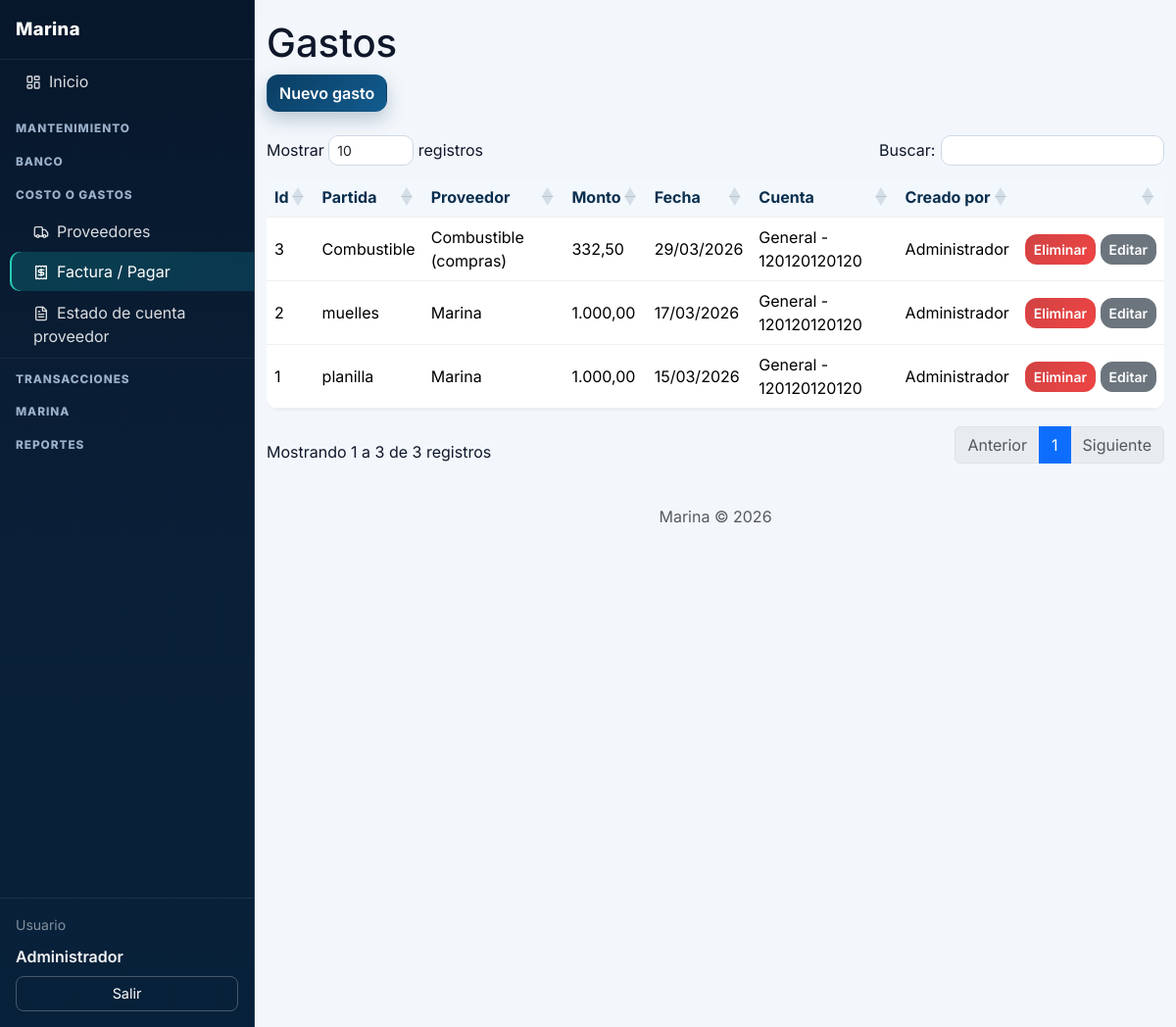
The app's page /index.php?p=gastos (signed in) with its own data.
### tables this page shows
CREATE TABLE gastos (
  id INT UNSIGNED AUTO_INCREMENT PRIMARY KEY,
  partida_id INT UNSIGNED NOT NULL,
  proveedor_id INT UNSIGNED NOT NULL,
  cuenta_id INT UNSIGNED NULL COMMENT 'Cuenta de la marina de donde sale el pago',
  forma_pago_id INT UNSIGNED NULL,
  monto DECIMAL(12,2) NOT NULL,
  fecha_gasto DATE NOT NULL,
  referencia VARCHAR(100) NULL,
  observaciones TEXT NULL,
  created_at DATETIME NOT NULL DEFAULT CURRENT_TIMESTAMP,
  updated_at DATETIME NOT NULL DEFAULT CURRENT_TIMESTAMP ON UPDATE CURRENT_TIMESTAMP,
  created_by INT UNSIGNED NULL,
  updated_by INT UNSIGNED NULL,
  FOREIGN KEY (partida_id) REFERENCES partidas(id) ON DELETE RESTRICT,
  FOREIGN KEY (proveedor_id) REFERENCES proveedores(id) ON DELETE RESTRICT,
  FOREIGN KEY (cuenta_id) REFERENCES cuentas(id) ON DELETE SET NULL,
  FOREIGN KEY (forma_pago_id) REFERENCES formas_pago(id) ON DELETE SET NULL,
  FOREIGN KEY (created_by) REFERENCES usuarios(id),
  FOREIGN KEY (updated_by) REFERENCES usuarios(id)
);

CREATE TABLE partidas (
  id INT UNSIGNED AUTO_INCREMENT PRIMARY KEY,
  parent_id INT UNSIGNED NULL,
  nombre VARCHAR(150) NOT NULL,
  created_at DATETIME NOT NULL DEFAULT CURRENT_TIMESTAMP,
  updated_at DATETIME NOT NULL DEFAULT CURRENT_TIMESTAMP ON UPDATE CURRENT_TIMESTAMP,
  created_by INT UNSIGNED NULL,
  updated_by INT UNSIGNED NULL,
  FOREIGN KEY (parent_id) REFERENCES partidas(id) ON DELETE RESTRICT,
  FOREIGN KEY (created_by) REFERENCES usuarios(id),
  FOREIGN KEY (updated_by) REFERENCES usuarios(id)
);

CREATE TABLE proveedores (
  id INT UNSIGNED AUTO_INCREMENT PRIMARY KEY,
  nombre VARCHAR(150) NOT NULL,
  documento VARCHAR(50) NULL,
  telefono VARCHAR(50) NULL,
  email VARCHAR(100) NULL,
  direccion TEXT NULL,
  created_at DATETIME NOT NULL DEFAULT CURRENT_TIMESTAMP,
  updated_at DATETIME NOT NULL DEFAULT CURRENT_TIMESTAMP ON UPDATE CURRENT_TIMESTAMP,
  created_by INT UNSIGNED NULL,
  updated_by INT UNSIGNED NULL,
  FOREIGN KEY (created_by) REFERENCES usuarios(id),
  FOREIGN KEY (updated_by) REFERENCES usuarios(id)
);

CREATE TABLE usuarios (
  id INT UNSIGNED AUTO_INCREMENT PRIMARY KEY,
  nombre VARCHAR(100) NOT NULL,
  email VARCHAR(100) NOT NULL UNIQUE,
  password_hash VARCHAR(255) NOT NULL,
  rol VARCHAR(50) NOT NULL DEFAULT 'admin',
  activo TINYINT(1) NOT NULL DEFAULT 1,
  created_at DATETIME NOT NULL DEFAULT CURRENT_TIMESTAMP,
  updated_at DATETIME NOT NULL DEFAULT CURRENT_TIMESTAMP ON UPDATE CURRENT_TIMESTAMP,
  created_by INT UNSIGNED NULL,
  updated_by INT UNSIGNED NULL,
  FOREIGN KEY (created_by) REFERENCES usuarios(id),
  FOREIGN KEY (updated_by) REFERENCES usuarios(id)
);

### index.php (called while the page is built, shortened)
<?php
require_once __DIR__ . '/config/database.php';
require_once __DIR__ . '/includes/funciones.php';
require_once __DIR__ . '/includes/auth.php';
$p = trim($_GET['p'] ?? 'dashboard');
$p = preg_replace('/[^a-z0-9_-]/', '', $p) ?: 'dashboard';
$pagina = __DIR__ . '/pages/' . $p . '.php';
require $pagina;

### config/database.php (called while the page is built, shortened)
<?php
$db = null;
function getDb(): PDO {
    global $db;
    if ($db === null) {
        $dsn = 'mysql:host=' . DB_HOST . ';dbname=' . DB_NAME . ';charset=' . DB_CHARSET;
        $db = new PDO($dsn, DB_USER, DB_PASS, [
            PDO::ATTR_ERRMODE => PDO::ERRMODE_EXCEPTION,
            PDO::ATTR_DEFAULT_FETCH_MODE => PDO::FETCH_ASSOC,
        ]);
    }
    return $db;
}

### includes/funciones.php (called while the page is built, shortened)
<?php
function e(string $s): string {
    return htmlspecialchars($s, ENT_QUOTES, 'UTF-8');
}
function fechaFormato(?string $fecha, string $formato = 'd/m/Y'): string {
    $t = strtotime($fecha);
    return $t ? date($formato, $t) : $fecha;
}
function dinero(float $n): string {
    return number_format($n, 2, ',', '.');
}
function marina_config_font_size_percent(PDO $pdo): int {
    try {
        $st = $pdo->prepare("SELECT valor FROM marina_config WHERE clave = 'font_size_percent' LIMIT 1");
        $st->execute();
        $v = $st->fetchColumn();
        if ($v !== false && $v !== null && $v !== '') {
            return max(80, min(125, (int) $v));
        }
    } catch (Throwable $e) {
    }
    return 100;
}

### includes/auth.php (called while the page is built, shortened)
<?php
function usuarioActual(): ?array {
    return $_SESSION['usuario'] ?? null;
}

### pages/gastos.php (the view, shortened to what this page needs)
<?php
$pdo = getDb();
?>
<?php require_once __DIR__ . '/../includes/layout.php'; ?>
<h1>Gastos</h1>
<div class="toolbar d-flex gap-2"><button type="button" class="btn btn-primary" id="btnNuevoGasto">Nuevo gasto</button></div>
<table>
    <thead><tr><th>Id</th><th>Partida</th><th>Proveedor</th><th>Monto</th><th>Fecha</th><th>Cuenta</th><th>Creado por</th><th></th></tr></thead>
    <tbody>
    <?php
    $st = $pdo->query("
        SELECT g.*, p.nombre AS partida_nombre, pr.nombre AS proveedor_nombre,
               CONCAT(b.nombre, ' - ', c.nombre) AS cuenta_nombre, u.nombre AS creado_por
        FROM gastos g
        JOIN partidas p ON g.partida_id = p.id
        JOIN proveedores pr ON g.proveedor_id = pr.id
        LEFT JOIN cuentas c ON g.cuenta_id = c.id
        LEFT JOIN bancos b ON c.banco_id = b.id
        LEFT JOIN usuarios u ON g.created_by = u.id
        ORDER BY g.fecha_gasto DESC, g.id DESC
    ");
    while ($r = $st->fetch()): ?>
        <tr>
            <td><?= (int)$r['id'] ?></td>
            <td><?= e($r['partida_nombre']) ?></td>
            <td><?= e($r['proveedor_nombre']) ?></td>
            <td><?= dinero($r['monto']) ?></td>
            <td><?= fechaFormato($r['fecha_gasto']) ?></td>
            <td><?= e($r['cuenta_nombre'] ?? '—') ?></td>
            <td><?= e($r['creado_por'] ?? '—') ?></td>
            <td class="acciones">
                <button type="button" class="btn btn-danger btn-sm btn-eliminar-gasto" data-id="<?= (int)$r['id'] ?>" data-nombre="<?= e($r['partida_nombre'] . ' - ' . dinero($r['monto'])) ?>">Eliminar</button>
                <button type="button" class="btn btn-secondary btn-sm btn-editar-gasto"
                    data-id="<?= (int)$r['id'] ?>"
                    data-partida-id="<?= (int)$r['partida_id'] ?>"
                    data-proveedor-id="<?= (int)$r['proveedor_id'] ?>"
                    data-cuenta-id="<?= (int)($r['cuenta_id'] ?? 0) ?>"
                    data-forma-pago-id="<?= (int)($r['forma_pago_id'] ?? 0) ?>"
                    data-monto="<?= e($r['monto']) ?>"
                    data-fecha-gasto="<?= e($r['fecha_gasto']) ?>"
                    data-referencia="<?= e($r['referencia'] ?? '') ?>"
                    data-observaciones="<?= e($r['observaciones'] ?? '') ?>">Editar</button>
            </td>
        </tr>
    <?php endwhile; ?>
    </tbody>
</table>
<?php require_once __DIR__ . '/../includes/footer.php'; ?>

### includes/layout.php (shortened to what this page needs)
<?php
$usuario = usuarioActual();
$p = trim($_GET['p'] ?? 'dashboard');
$p = preg_replace('/[^a-z0-9_-]/', '', $p) ?: 'dashboard';
$nombre_usuario = e($usuario['nombre'] ?? '');
$marinaFontSizePct = 100;
if (function_exists('getDb')) {
    try {
        $marinaFontSizePct = marina_config_font_size_percent(getDb());
    } catch (Throwable $e) {
        $marinaFontSizePct = 100;
    }
}
$seccionMantenimiento = in_array($p, ['usuarios', 'bancos', 'cuentas', 'configuracion'], true);
$seccionBanco = in_array($p, ['movimiento-bancario', 'reporte-estado-cuenta-bancarias', 'saldos-cuentas-bancarias'], true);
$seccionCostoGastos = in_array($p, ['proveedores', 'gastos', 'reporte-proveedores-estado-cuenta'], true);
$seccionTransacciones = in_array($p, ['formas-pago', 'partidas', 'reportes'], true);
$paginasCombustible = ['combustible-pedidos', 'combustible-despacho', 'combustible-ajuste', 'combustible-precios'];
$seccionMarina = in_array($p, array_merge(['clientes', 'muelles', 'slips', 'grupos', 'inmuebles', 'mapa-marina', 'mapa-grupos', 'contratos'], $paginasCombustible), true);
$seccionReportes = in_array($p, ['reporte-cuotas', 'reporte-ingresos', 'reporte-egresos', 'reporte-ingresos-egresos', 'reporte-marina-contratos', 'reporte-inmuebles-contratos', 'reporte-combustible'], true);
?>
<!DOCTYPE html>
<html lang='es' style='font-size: <?= (int) $marinaFontSizePct ?>%;'>
<head>
  <link href='https://cdn.jsdelivr.net/npm/bootstrap@5.3.3/dist/css/bootstrap.min.css' rel='stylesheet'>
  <link href='https://cdn.datatables.net/1.13.8/css/dataTables.bootstrap5.min.css' rel='stylesheet'>
  <link rel='stylesheet' href='<?= MARINA_URL ?>/assets/css/estilos.css'>
</head>
<body>
<div class='app-shell'>
  <aside class='sidebar d-none d-md-flex'>
    <div class='sidebar-brand'>
      <a class='sidebar-logo' href='<?= MARINA_URL ?>/index.php'>Marina</a>
    </div>
    <div class='sidebar-menu list-group list-group-flush'>
      <a class='list-group-item list-group-item-action <?= ($p === 'dashboard') ? 'active' : '' ?>' href='<?= MARINA_URL ?>/index.php'><i data-lucide='layout-dashboard' class='menu-ico'></i>Inicio</a>
      <div class="sidebar-accordion mt-2" id="sidebarAccordionDesktop">
        <button class="menu-section-toggle" type="button" data-bs-toggle="collapse" data-bs-target="#menuMantDesktop" aria-expanded="<?= $seccionMantenimiento ? 'true' : 'false' ?>">
          Mantenimiento
        </button>
        <button class="menu-section-toggle" type="button" data-bs-toggle="collapse" data-bs-target="#menuBancoDesktop" aria-expanded="<?= $seccionBanco ? 'true' : 'false' ?>">
          Banco
        </button>
        <button class="menu-section-toggle" type="button" data-bs-toggle="collapse" data-bs-target="#menuCostoDesktop" aria-expanded="<?= $seccionCostoGastos ? 'true' : 'false' ?>">
          Costo o Gastos
        </button>
        <div id="menuCostoDesktop" class="collapse <?= $seccionCostoGastos ? 'show' : '' ?>" data-bs-parent="#sidebarAccordionDesktop">
          <a class='list-group-item list-group-item-action <?= ($p === 'proveedores') ? 'active' : '' ?>' href='<?= MARINA_URL ?>/index.php?p=proveedores'><i data-lucide='truck' class='menu-ico'></i>Proveedores</a>
          <a class='list-group-item list-group-item-action <?= ($p === 'gastos') ? 'active' : '' ?>' href='<?= MARINA_URL ?>/index.php?p=gastos'><i data-lucide='receipt' class='menu-ico'></i>Factura / Pagar</a>
          <a class='list-group-item list-group-item-action <?= ($p === 'reporte-proveedores-estado-cuenta') ? 'active' : '' ?>' href='<?= MARINA_URL ?>/index.php?p=reporte-proveedores-estado-cuenta'><i data-lucide='file-text' class='menu-ico'></i>Estado de cuenta proveedor</a>
        </div>
        <button class="menu-section-toggle" type="button" data-bs-toggle="collapse" data-bs-target="#menuTransDesktop" aria-expanded="<?= $seccionTransacciones ? 'true' : 'false' ?>">
          Transacciones
        </button>
        <button class="menu-section-toggle" type="button" data-bs-toggle="collapse" data-bs-target="#menuMarinaDesktop" aria-expanded="<?= $seccionMarina ? 'true' : 'false' ?>">
          Marina
        </button>
        <button class="menu-section-toggle" type="button" data-bs-toggle="collapse" data-bs-target="#menuRepDesktop" aria-expanded="<?= $seccionReportes ? 'true' : 'false' ?>">
          Reportes
        </button>
      </div>
    </div>
    <div class='sidebar-footer'>
      <div class='small text-white-50'>Usuario</div>
      <div class='sidebar-user'><?= $nombre_usuario ?></div>
      <a class='sidebar-exit' href='<?= MARINA_URL ?>/index.php?p=logout'>Salir</a>
    </div>
  </aside>
  <div class='main-area'>
    <main class='content-main container-fluid py-3 py-md-4'>

### includes/footer.php (shortened to what this page needs)
</main>
<footer class='footer text-center text-muted py-3'>
  Marina &copy; <?= date('Y') ?>
</footer>
</body>
</html>

### assets/css/estilos.css (style rules this page uses)
body { font-family: system-ui, -apple-system, Segoe UI, Roboto, Arial, sans-serif; background: #f4f6f9; }
a { text-decoration: none; }
.app-shell { display: flex; min-height: 100vh; }
.sidebar { width: 260px; background: #0f172a; color: #fff; border-right: 1px solid rgba(255, 255, 255, 0.08); flex: 0 0 auto; height: 100vh; overflow-y: auto; display: flex; flex-direction: column; }
.sidebar .list-group-item { background: transparent !important; color: rgba(255, 255, 255, 0.85) !important; border-color: rgba(255, 255, 255, 0.08) !important; }
.sidebar .list-group-item.active, .sidebar .list-group-item.active:hover { background: #0d6efd !important; border-color: #0d6efd !important; color: #fff !important; }
.sidebar .list-group-flush .list-group-item { border-left: 0 !important; border-right: 0 !important; }
.sidebar-brand { padding: 1rem; border-bottom: 1px solid rgba(255, 255, 255, 0.08); }
.sidebar-logo { color: #fff; font-weight: 800; font-size: 1.15rem; }
.sidebar-user { color: rgba(255, 255, 255, 0.95); font-weight: 600; margin-top: .1rem; word-break: break-word; }
.sidebar-footer { padding: 1rem; margin-top: auto; border-top: 1px solid rgba(255, 255, 255, 0.08); display: flex; flex-direction: column; align-items: stretch; gap: .5rem; }
.sidebar-exit { display: block; color: #fff; padding: .4rem .6rem; border: 1px solid rgba(255, 255, 255, 0.25); border-radius: .5rem; font-size: .9rem; text-align: center; width: 100%; }
.menu-section-toggle { width: 100%; border: 0; background: transparent; color: rgba(255, 255, 255, 0.72); text-transform: uppercase; letter-spacing: .08em; font-size: .74rem; font-weight: 800; text-align: left; padding: .65rem 1rem .35rem; }
.sidebar-accordion .collapse { border-bottom: 1px solid rgba(255, 255, 255, 0.06); margin-bottom: .15rem; }
.sidebar-accordion .collapse .list-group-item { padding-left: 1.5rem; }
.main-area { flex: 1 1 auto; display: flex; flex-direction: column; }
.toolbar { margin-bottom: 1rem; }
.acciones { white-space: nowrap; }
table { background: #fff; border-radius: .75rem; overflow: hidden; box-shadow: 0 1px 3px rgba(0, 0, 0, 0.06); }
th, td { padding: .75rem 1rem; border-bottom: 1px solid #edf0f4; }
th { background: #f8fafc; font-weight: 700; }
.dataTables_wrapper table.dataTable { margin-top: .25rem !important; margin-bottom: .25rem !important; }
:root { --bg-main: #f3f7fb; --surface: #ffffff; --surface-soft: #f8fbff; --text-main: #0f172a; --text-soft: #64748b; --brand-1: #0a3d62; --brand-2: #0ea5a6; --ok: #0f9f64; --danger: #d14343; --radius-lg: 16px; --radius-md: 12px; --shadow-soft: 0 10px 30px rgba(15, 23, 42, 0.08); }
body { font-family: "Inter", system-ui, -apple-system, Segoe UI, Roboto, Arial, sans-serif; color: var(--text-main); background: radial-gradient(1200px 600px at -10% -10%, rgba(14, 165, 166, 0.16), transparent 40%), radial-gradient(900px 500px at 120% -20%, rgba(10, 61, 98, 0.2), transparent 35%), var(--bg-main); }
.content-main { padding-top: 1.25rem !important; }
.btn { border-radius: 12px; font-weight: 600; transition: transform .16s ease, box-shadow .16s ease, opacity .16s ease; }
.btn-primary { background: linear-gradient(135deg, var(--brand-1), #125c8f); border-color: transparent; box-shadow: 0 8px 18px rgba(10, 61, 98, .25); }
.btn-danger { background: linear-gradient(135deg, #d14343, #ef4444); border-color: transparent; }
.sidebar { background: linear-gradient(180deg, #07172b 0%, #0a2038 55%, #08213a 100%); border-right: 1px solid rgba(148, 163, 184, 0.22); }
.sidebar-logo { letter-spacing: .02em; }
.sidebar .list-group-item { border-radius: 10px !important; margin: 2px 10px; border: 0 !important; transition: all .16s ease; }
.sidebar .list-group-item.active, .sidebar .list-group-item.active:hover { background: linear-gradient(135deg, rgba(14, 165, 166, 0.26), rgba(14, 116, 144, 0.32)) !important; box-shadow: inset 2px 0 0 rgba(45, 212, 191, .95); }
.menu-ico { width: 16px; height: 16px; margin-right: .5rem; vertical-align: -3px; }
.menu-section-toggle { color: rgba(191, 214, 240, 0.8); }
.dataTables_wrapper table.dataTable thead th { background: #f3f8fd !important; color: #0a2f4e; }

### records on screen
gastos: id "3", partida.nombre "Combustible", proveedor.nombre "Combustible (compras)", monto "332,50", fecha_gasto "29/03/2026", cuenta_nombre "General - 120120120120", created_by.nombre "Administrador"
gastos: id "2", partida.nombre "muelles", proveedor.nombre "Marina", monto "1.000,00", fecha_gasto "17/03/2026", cuenta_nombre "General - 120120120120", created_by.nombre "Administrador"
gastos: id "1", partida.nombre "planilla", proveedor.nombre "Marina", monto "1.000,00", fecha_gasto "15/03/2026", cuenta_nombre "General - 120120120120", created_by.nombre "Administrador"

### other values on screen
$nombre_usuario "Administrador"
